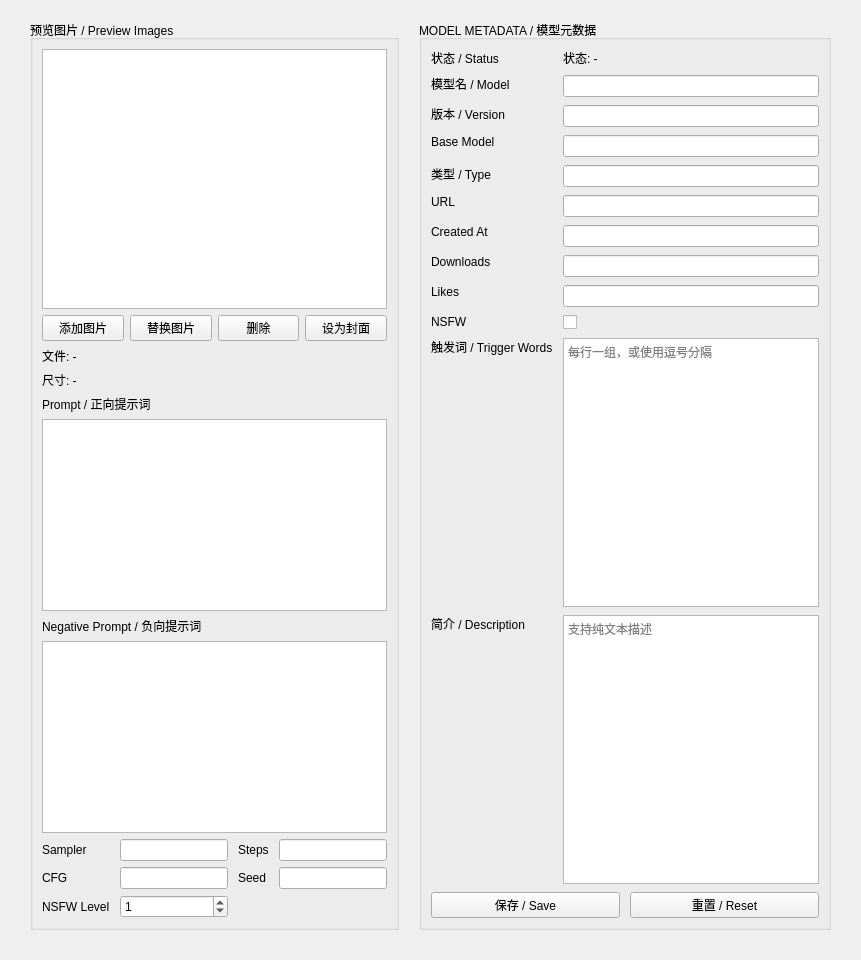
                      <widget class="QWidget" name="pageEditMeta">
                       <layout class="QHBoxLayout" name="horizontalLayout_EditMeta">
                        <property name="spacing">
                         <number>20</number>
                        </property>
                        <property name="leftMargin">
                         <number>30</number>
                        </property>
                        <property name="topMargin">
                         <number>20</number>
                        </property>
                        <property name="rightMargin">
                         <number>30</number>
                        </property>
                        <property name="bottomMargin">
                         <number>30</number>
                        </property>
                        <item>
                         <widget class="QGroupBox" name="groupEditImages">
                          <property name="title">
                           <string>预览图片 / Preview Images</string>
                          </property>
                          <layout class="QVBoxLayout" name="layoutEditImages">
                           <item>
                            <widget class="QListWidget" name="listEditImages">
                             <property name="minimumSize">
                              <size>
                               <width>320</width>
                               <height>260</height>
                              </size>
                             </property>
                             <property name="iconSize">
                              <size>
                               <width>90</width>
                               <height>135</height>
                              </size>
                             </property>
                             <property name="movement">
                              <enum>QListView::Movement::Static</enum>
                             </property>
                             <property name="resizeMode">
                              <enum>QListView::ResizeMode::Fixed</enum>
                             </property>
                             <property name="spacing">
                              <number>8</number>
                             </property>
                             <property name="gridSize">
                              <size>
                               <width>118</width>
                               <height>186</height>
                              </size>
                             </property>
                             <property name="viewMode">
                              <enum>QListView::ViewMode::IconMode</enum>
                             </property>
                             <property name="uniformItemSizes">
                              <bool>true</bool>
                             </property>
                             <property name="wordWrap">
                              <bool>false</bool>
                             </property>
                            </widget>
                           </item>
                           <item>
                            <layout class="QHBoxLayout" name="layoutEditImageButtons">
                             <item>
                              <widget class="QPushButton" name="btnEditAddImage">
                               <property name="text">
                                <string>添加图片</string>
                               </property>
                              </widget>
                             </item>
                             <item>
                              <widget class="QPushButton" name="btnEditReplaceImage">
                               <property name="text">
                                <string>替换图片</string>
                               </property>
                              </widget>
                             </item>
                             <item>
                              <widget class="QPushButton" name="btnEditRemoveImage">
                               <property name="text">
                                <string>删除</string>
                               </property>
                              </widget>
                             </item>
                             <item>
                              <widget class="QPushButton" name="btnEditSetCover">
                               <property name="text">
                                <string>设为封面</string>
                               </property>
                              </widget>
                             </item>
                            </layout>
                           </item>
                           <item>
                            <widget class="QLabel" name="lblEditImagePath">
                             <property name="sizePolicy">
                              <sizepolicy hsizetype="Preferred" vsizetype="Preferred">
                               <horstretch>0</horstretch>
                               <verstretch>0</verstretch>
                              </sizepolicy>
                             </property>
                             <property name="text">
                              <string>文件: -</string>
                             </property>
                             <property name="textFormat">
                              <enum>Qt::TextFormat::RichText</enum>
                             </property>
                             <property name="wordWrap">
                              <bool>true</bool>
                             </property>
                            </widget>
                           </item>
                           <item>
                            <widget class="QLabel" name="lblEditImageSize">
                             <property name="text">
                              <string>尺寸: -</string>
                             </property>
                            </widget>
                           </item>
                           <item>
                            <widget class="QLabel" name="label_EditImgPrompt">
                             <property name="text">
                              <string>Prompt / 正向提示词</string>
                             </property>
                            </widget>
                           </item>
                           <item>
                            <widget class="QTextEdit" name="textEditImgPrompt">
                             <property name="minimumSize">
                              <size>
                               <width>0</width>
                               <height>80</height>
                              </size>
                             </property>
                            </widget>
                           </item>
                           <item>
                            <widget class="QLabel" name="label_EditImgNegPrompt">
                             <property name="text">
                              <string>Negative Prompt / 负向提示词</string>
                             </property>
                            </widget>
                           </item>
                           <item>
                            <widget class="QTextEdit" name="textEditImgNegPrompt">
                             <property name="minimumSize">
                              <size>
                               <width>0</width>
                               <height>60</height>
                              </size>
                             </property>
                            </widget>
                           </item>
                           <item>
                            <layout class="QGridLayout" name="gridEditImgParams">
                             <property name="horizontalSpacing">
                              <number>10</number>
                             </property>
                             <property name="verticalSpacing">
                              <number>6</number>
                             </property>
                             <item row="0" column="2">
                              <widget class="QLabel" name="label_EditImgSteps">
                               <property name="text">
                                <string>Steps</string>
                               </property>
                              </widget>
                             </item>
                             <item row="0" column="0">
                              <widget class="QLabel" name="label_EditImgSampler">
                               <property name="text">
                                <string>Sampler</string>
                               </property>
                              </widget>
                             </item>
                             <item row="4" column="1">
                              <widget class="QSpinBox" name="spinImgNsfw">
                               <property name="minimum">
                                <number>0</number>
                               </property>
                               <property name="maximum">
                                <number>16</number>
                               </property>
                               <property name="value">
                                <number>1</number>
                               </property>
                              </widget>
                             </item>
                             <item row="0" column="3">
                              <widget class="QLineEdit" name="editImgSteps"/>
                             </item>
                             <item row="4" column="0">
                              <widget class="QLabel" name="label_EditImgNsfw">
                               <property name="text">
                                <string>NSFW Level</string>
                               </property>
                              </widget>
                             </item>
                             <item row="2" column="1">
                              <widget class="QLineEdit" name="editImgCfg"/>
                             </item>
                             <item row="0" column="1">
                              <widget class="QLineEdit" name="editImgSampler"/>
                             </item>
                             <item row="2" column="0">
                              <widget class="QLabel" name="label_EditImgCfg">
                               <property name="text">
                                <string>CFG</string>
                               </property>
                              </widget>
                             </item>
                             <item row="2" column="3">
                              <widget class="QLineEdit" name="editImgSeed"/>
                             </item>
                             <item row="2" column="2">
                              <widget class="QLabel" name="label_EditImgSeed">
                               <property name="text">
                                <string>Seed</string>
                               </property>
                              </widget>
                             </item>
                            </layout>
                           </item>
                          </layout>
                         </widget>
                        </item>
                        <item>
                         <widget class="QGroupBox" name="groupEditMeta">
                          <property name="title">
                           <string>MODEL METADATA / 模型元数据</string>
                          </property>
                          <layout class="QVBoxLayout" name="layoutEditMetaRight">
                           <item>
                            <layout class="QGridLayout" name="gridLayoutLocalMeta">
                             <property name="leftMargin">
                              <number>0</number>
                             </property>
                             <property name="topMargin">
                              <number>0</number>
                             </property>
                             <property name="rightMargin">
                              <number>0</number>
                             </property>
                             <property name="bottomMargin">
                              <number>0</number>
                             </property>
                             <property name="horizontalSpacing">
                              <number>10</number>
                             </property>
                             <property name="verticalSpacing">
                              <number>8</number>
                             </property>
                             <item row="3" column="0">
                              <widget class="QLabel" name="label_LocalMetaBase">
                               <property name="text">
                                <string>Base Model</string>
                               </property>
                               <property name="alignment">
                                <set>Qt::AlignmentFlag::AlignLeading|Qt::AlignmentFlag::AlignLeft|Qt::AlignmentFlag::AlignTop</set>
                               </property>
                              </widget>
                             </item>
                             <item row="0" column="0">
                              <widget class="QLabel" name="label_LocalMetaStatus">
                               <property name="text">
                                <string>状态 / Status</string>
                               </property>
                               <property name="alignment">
                                <set>Qt::AlignmentFlag::AlignLeading|Qt::AlignmentFlag::AlignLeft|Qt::AlignmentFlag::AlignTop</set>
                               </property>
                              </widget>
                             </item>
                             <item row="10" column="0">
                              <widget class="QLabel" name="label_LocalMetaTriggers">
                               <property name="text">
                                <string>触发词 / Trigger Words</string>
                               </property>
                               <property name="alignment">
                                <set>Qt::AlignmentFlag::AlignLeading|Qt::AlignmentFlag::AlignLeft|Qt::AlignmentFlag::AlignTop</set>
                               </property>
                              </widget>
                             </item>
                             <item row="6" column="0">
                              <widget class="QLabel" name="label_LocalMetaCreatedAt">
                               <property name="text">
                                <string>Created At</string>
                               </property>
                               <property name="alignment">
                                <set>Qt::AlignmentFlag::AlignLeading|Qt::AlignmentFlag::AlignLeft|Qt::AlignmentFlag::AlignTop</set>
                               </property>
                              </widget>
                             </item>
                             <item row="4" column="1">
                              <widget class="QLineEdit" name="editLocalType"/>
                             </item>
                             <item row="7" column="0">
                              <widget class="QLabel" name="label_LocalMetaDownloads">
                               <property name="text">
                                <string>Downloads</string>
                               </property>
                               <property name="alignment">
                                <set>Qt::AlignmentFlag::AlignLeading|Qt::AlignmentFlag::AlignLeft|Qt::AlignmentFlag::AlignTop</set>
                               </property>
                              </widget>
                             </item>
                             <item row="5" column="0">
                              <widget class="QLabel" name="label_LocalMetaUrl">
                               <property name="text">
                                <string>URL</string>
                               </property>
                               <property name="alignment">
                                <set>Qt::AlignmentFlag::AlignLeading|Qt::AlignmentFlag::AlignLeft|Qt::AlignmentFlag::AlignTop</set>
                               </property>
                              </widget>
                             </item>
                             <item row="8" column="0">
                              <widget class="QLabel" name="label_LocalMetaLikes">
                               <property name="text">
                                <string>Likes</string>
                               </property>
                               <property name="alignment">
                                <set>Qt::AlignmentFlag::AlignLeading|Qt::AlignmentFlag::AlignLeft|Qt::AlignmentFlag::AlignTop</set>
                               </property>
                              </widget>
                             </item>
                             <item row="3" column="1">
                              <widget class="QLineEdit" name="editLocalBaseModel"/>
                             </item>
                             <item row="1" column="0">
                              <widget class="QLabel" name="label_LocalMetaModel">
                               <property name="text">
                                <string>模型名 / Model</string>
                               </property>
                               <property name="alignment">
                                <set>Qt::AlignmentFlag::AlignLeading|Qt::AlignmentFlag::AlignLeft|Qt::AlignmentFlag::AlignTop</set>
                               </property>
                              </widget>
                             </item>
                             <item row="1" column="1">
                              <widget class="QLineEdit" name="editLocalModelName"/>
                             </item>
                             <item row="11" column="0">
                              <widget class="QLabel" name="label_LocalMetaDesc">
                               <property name="text">
                                <string>简介 / Description</string>
                               </property>
                               <property name="alignment">
                                <set>Qt::AlignmentFlag::AlignLeading|Qt::AlignmentFlag::AlignLeft|Qt::AlignmentFlag::AlignTop</set>
                               </property>
                              </widget>
                             </item>
                             <item row="8" column="1">
                              <widget class="QLineEdit" name="editLocalLikes"/>
                             </item>
                             <item row="0" column="1">
                              <widget class="QLabel" name="lblLocalMetaStatus">
                               <property name="text">
                                <string>状态: -</string>
                               </property>
                               <property name="wordWrap">
                                <bool>true</bool>
                               </property>
                              </widget>
                             </item>
                             <item row="9" column="1">
                              <widget class="QCheckBox" name="chkLocalNSFW"/>
                             </item>
                             <item row="5" column="1">
                              <widget class="QLineEdit" name="editLocalModelUrl"/>
                             </item>
                             <item row="7" column="1">
                              <widget class="QLineEdit" name="editLocalDownloads"/>
                             </item>
                             <item row="6" column="1">
                              <widget class="QLineEdit" name="editLocalCreatedAt"/>
                             </item>
                             <item row="4" column="0">
                              <widget class="QLabel" name="label_LocalMetaType">
                               <property name="text">
                                <string>类型 / Type</string>
                               </property>
                               <property name="alignment">
                                <set>Qt::AlignmentFlag::AlignLeading|Qt::AlignmentFlag::AlignLeft|Qt::AlignmentFlag::AlignTop</set>
                               </property>
                              </widget>
                             </item>
                             <item row="2" column="0">
                              <widget class="QLabel" name="label_LocalMetaVersion">
                               <property name="text">
                                <string>版本 / Version</string>
                               </property>
                               <property name="alignment">
                                <set>Qt::AlignmentFlag::AlignLeading|Qt::AlignmentFlag::AlignLeft|Qt::AlignmentFlag::AlignTop</set>
                               </property>
                              </widget>
                             </item>
                             <item row="11" column="1">
                              <widget class="QTextEdit" name="textLocalDescription">
                               <property name="minimumSize">
                                <size>
                                 <width>0</width>
                                 <height>90</height>
                                </size>
                               </property>
                               <property name="placeholderText">
                                <string>支持纯文本描述</string>
                               </property>
                              </widget>
                             </item>
                             <item row="10" column="1">
                              <widget class="QTextEdit" name="textLocalTriggers">
                               <property name="minimumSize">
                                <size>
                                 <width>0</width>
                                 <height>80</height>
                                </size>
                               </property>
                               <property name="placeholderText">
                                <string>每行一组，或使用逗号分隔</string>
                               </property>
                              </widget>
                             </item>
                             <item row="9" column="0">
                              <widget class="QLabel" name="label_LocalMetaNSFW">
                               <property name="text">
                                <string>NSFW</string>
                               </property>
                               <property name="alignment">
                                <set>Qt::AlignmentFlag::AlignLeading|Qt::AlignmentFlag::AlignLeft|Qt::AlignmentFlag::AlignTop</set>
                               </property>
                              </widget>
                             </item>
                             <item row="2" column="1">
                              <widget class="QLineEdit" name="editLocalVersion"/>
                             </item>
                             <item row="12" column="0" colspan="2">
                              <layout class="QHBoxLayout" name="horizontalLayout_LocalMetaButtons">
                               <item>
                                <widget class="QPushButton" name="btnLocalMetaSave">
                                 <property name="minimumSize">
                                  <size>
                                   <width>0</width>
                                   <height>0</height>
                                  </size>
                                 </property>
                                 <property name="text">
                                  <string>保存 / Save</string>
                                 </property>
                                </widget>
                               </item>
                               <item>
                                <spacer name="horizontalSpacer">
                                 <property name="orientation">
                                  <enum>Qt::Orientation::Horizontal</enum>
                                 </property>
                                 <property name="sizeType">
                                  <enum>QSizePolicy::Policy::Fixed</enum>
                                 </property>
                                 <property name="sizeHint" stdset="0">
                                  <size>
                                   <width>10</width>
                                   <height>20</height>
                                  </size>
                                 </property>
                                </spacer>
                               </item>
                               <item>
                                <widget class="QPushButton" name="btnLocalMetaReset">
                                 <property name="minimumSize">
                                  <size>
                                   <width>0</width>
                                   <height>0</height>
                                  </size>
                                 </property>
                                 <property name="text">
                                  <string>重置 / Reset</string>
                                 </property>
                                </widget>
                               </item>
                              </layout>
                             </item>
                            </layout>
                           </item>
                          </layout>
                         </widget>
                        </item>
                       </layout>
                      </widget>
